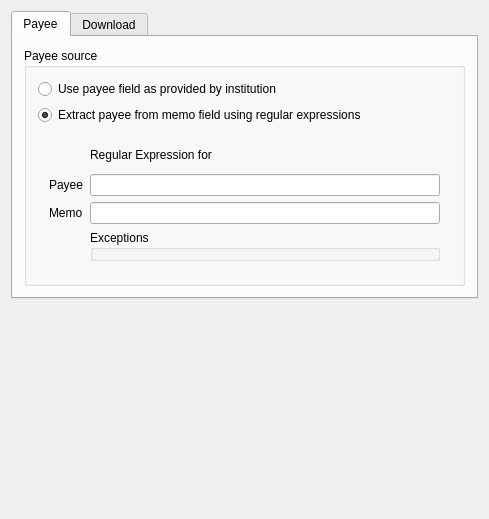
<?xml version="1.0" encoding="UTF-8"?>
<ui version="4.0">
 <class>KBAccountSettingsUI</class>
 <widget class="QWidget" name="KBAccountSettingsUI">
  <property name="geometry">
   <rect>
    <x>0</x>
    <y>0</y>
    <width>489</width>
    <height>519</height>
   </rect>
  </property>
  <layout class="QVBoxLayout">
   <item>
    <widget class="QTabWidget" name="tabWidget2">
     <widget class="QWidget" name="tab">
      <attribute name="title">
       <string>Payee</string>
      </attribute>
      <layout class="QVBoxLayout">
       <item>
        <widget class="Q3ButtonGroup" name="buttonGroup2">
         <property name="title">
          <string>Payee source</string>
         </property>
         <layout class="QVBoxLayout">
          <item>
           <widget class="QRadioButton" name="m_usePayeeAsIsButton">
            <property name="text">
             <string>Use payee field as provided by institution</string>
            </property>
            <property name="checked">
             <bool>false</bool>
            </property>
           </widget>
          </item>
          <item>
           <widget class="QRadioButton" name="m_extractPayeeButton">
            <property name="text">
             <string>Extract payee from memo field using regular expressions</string>
            </property>
            <property name="checked">
             <bool>true</bool>
            </property>
           </widget>
          </item>
          <item>
           <widget class="Q3Frame" name="m_memoFrame">
            <property name="enabled">
             <bool>true</bool>
            </property>
            <property name="frameShape">
             <enum>QFrame::NoFrame</enum>
            </property>
            <property name="frameShadow">
             <enum>QFrame::Sunken</enum>
            </property>
            <layout class="QGridLayout">
             <item row="1" column="0">
              <widget class="QLabel" name="textLabel1">
               <property name="text">
                <string>Payee</string>
               </property>
               <property name="wordWrap">
                <bool>false</bool>
               </property>
              </widget>
             </item>
             <item row="2" column="0">
              <widget class="QLabel" name="textLabel2">
               <property name="text">
                <string>Memo</string>
               </property>
               <property name="wordWrap">
                <bool>false</bool>
               </property>
              </widget>
             </item>
             <item row="0" column="1">
              <widget class="QLabel" name="textLabel3">
               <property name="text">
                <string>Regular Expression for</string>
               </property>
               <property name="wordWrap">
                <bool>false</bool>
               </property>
              </widget>
             </item>
             <item row="2" column="1">
              <widget class="KLineEdit" name="m_memoRegExpEdit"/>
             </item>
             <item row="1" column="1">
              <widget class="KLineEdit" name="m_payeeRegExpEdit"/>
             </item>
             <item row="4" column="1">
              <widget class="KEditListBox" name="m_payeeExceptions">
               <property name="enabled">
                <bool>true</bool>
               </property>
               <property name="title">
                <string>Exceptions</string>
               </property>
               <property name="buttons">
                <set>KEditListBox::All</set>
               </property>
              </widget>
             </item>
            </layout>
           </widget>
          </item>
         </layout>
        </widget>
       </item>
      </layout>
     </widget>
     <widget class="QWidget" name="tab">
      <attribute name="title">
       <string>Download</string>
      </attribute>
      <layout class="QVBoxLayout">
       <item>
        <widget class="QCheckBox" name="m_transactionDownload">
         <property name="whatsThis">
          <string>The plugin usually downloads the account balance and transactions. In some circumstances, the download of transaction data is not supported for certain accounts. The following option allows to turn off the request for transaction data.</string>
         </property>
         <property name="text">
          <string>Download transactions from institution</string>
         </property>
         <property name="checked">
          <bool>false</bool>
         </property>
        </widget>
       </item>
       <item>
        <layout class="QGridLayout">
         <item row="0" column="0">
          <widget class="QLabel" name="textLabel1_2">
           <property name="text">
            <string>Default method for jobs for this institution</string>
           </property>
           <property name="wordWrap">
            <bool>false</bool>
           </property>
          </widget>
         </item>
         <item row="0" column="1">
          <widget class="KComboBox" name="m_preferredJobMethod">
           <property name="currentItem" stdset="0">
            <number>0</number>
           </property>
           <item>
            <property name="text">
             <string>Ask user</string>
            </property>
           </item>
           <item>
            <property name="text">
             <string>Execute</string>
            </property>
           </item>
           <item>
            <property name="text">
             <string>Queue</string>
            </property>
           </item>
          </widget>
         </item>
         <item row="1" column="1">
          <widget class="KComboBox" name="m_preferredStatementDate">
           <item>
            <property name="text">
             <string>Ask user</string>
            </property>
           </item>
           <item>
            <property name="text">
             <string>No date</string>
            </property>
           </item>
           <item>
            <property name="text">
             <string>Last download</string>
            </property>
           </item>
           <item>
            <property name="text">
             <string>First possible</string>
            </property>
           </item>
          </widget>
         </item>
         <item row="1" column="0">
          <widget class="QLabel" name="textLabel2_2">
           <property name="text">
            <string>Default start date for statement download</string>
           </property>
           <property name="wordWrap">
            <bool>false</bool>
           </property>
          </widget>
         </item>
        </layout>
       </item>
       <item>
        <spacer name="spacer2">
         <property name="orientation">
          <enum>Qt::Vertical</enum>
         </property>
         <property name="sizeType">
          <enum>QSizePolicy::Expanding</enum>
         </property>
         <property name="sizeHint" stdset="0">
          <size>
           <width>20</width>
           <height>160</height>
          </size>
         </property>
        </spacer>
       </item>
      </layout>
     </widget>
    </widget>
   </item>
   <item>
    <spacer name="spacer1">
     <property name="orientation">
      <enum>Qt::Vertical</enum>
     </property>
     <property name="sizeType">
      <enum>QSizePolicy::Expanding</enum>
     </property>
     <property name="sizeHint" stdset="0">
      <size>
       <width>20</width>
       <height>16</height>
      </size>
     </property>
    </spacer>
   </item>
  </layout>
 </widget>
 <layoutdefault spacing="6" margin="11"/>
 <pixmapfunction>qPixmapFromMimeSource</pixmapfunction>
 <customwidgets>
  <customwidget>
   <class>Q3GroupBox</class>
   <extends>QGroupBox</extends>
   <header>Qt3Support/Q3GroupBox</header>
   <container>1</container>
  </customwidget>
  <customwidget>
   <class>Q3Frame</class>
   <extends>QFrame</extends>
   <header>Qt3Support/Q3Frame</header>
   <container>1</container>
  </customwidget>
  <customwidget>
   <class>Q3ButtonGroup</class>
   <extends>Q3GroupBox</extends>
   <header>Qt3Support/Q3ButtonGroup</header>
   <container>1</container>
  </customwidget>
  <customwidget>
   <class>KEditListBox</class>
   <extends>QGroupBox</extends>
   <header>keditlistbox.h</header>
  </customwidget>
  <customwidget>
   <class>KLineEdit</class>
   <extends>QLineEdit</extends>
   <header>klineedit.h</header>
  </customwidget>
  <customwidget>
   <class>KComboBox</class>
   <extends>QComboBox</extends>
   <header>kcombobox.h</header>
  </customwidget>
 </customwidgets>
 <tabstops>
  <tabstop>m_extractPayeeButton</tabstop>
  <tabstop>m_payeeRegExpEdit</tabstop>
  <tabstop>m_memoRegExpEdit</tabstop>
 </tabstops>
 <resources/>
 <connections>
  <connection>
   <sender>m_extractPayeeButton</sender>
   <signal>toggled(bool)</signal>
   <receiver>m_memoFrame</receiver>
   <slot>setEnabled(bool)</slot>
   <hints>
    <hint type="sourcelabel">
     <x>20</x>
     <y>20</y>
    </hint>
    <hint type="destinationlabel">
     <x>20</x>
     <y>20</y>
    </hint>
   </hints>
  </connection>
 </connections>
</ui>
